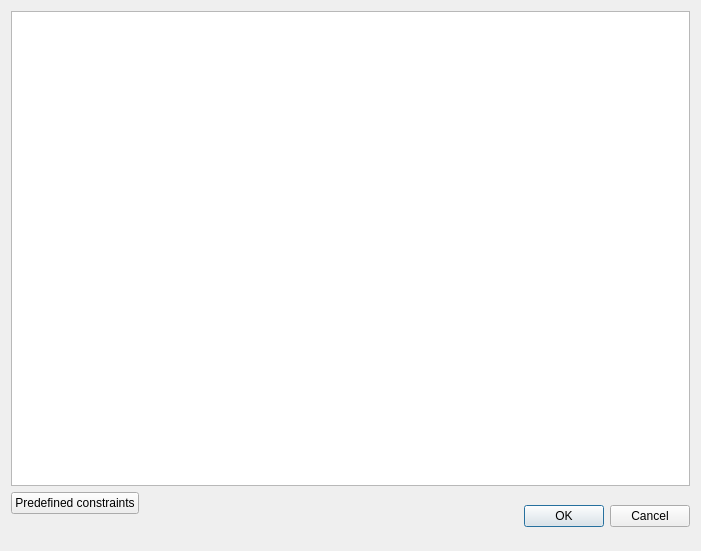
<?xml version="1.0" encoding="UTF-8"?>
<ui version="4.0">
 <class>IDAngrConstraintsDialog</class>
 <widget class="QDialog" name="IDAngrConstraintsDialog">
  <property name="geometry">
   <rect>
    <x>0</x>
    <y>0</y>
    <width>701</width>
    <height>551</height>
   </rect>
  </property>
  <property name="windowTitle">
   <string>Edit Constraints</string>
  </property>
  <layout class="QGridLayout" name="gridLayout">
   <item row="0" column="0">
    <widget class="QPlainTextEdit" name="constrEdit">
     <property name="enabled">
      <bool>true</bool>
     </property>
    </widget>
   </item>
   <item row="1" column="0">
    <layout class="QFormLayout" name="formLayout">
     <item row="0" column="0">
      <widget class="QPushButton" name="savedsBtn">
       <property name="enabled">
        <bool>true</bool>
       </property>
       <property name="text">
        <string>Predefined constraints</string>
       </property>
      </widget>
     </item>
     <item row="0" column="1">
      <widget class="QDialogButtonBox" name="buttonBox">
       <property name="minimumSize">
        <size>
         <width>0</width>
         <height>48</height>
        </size>
       </property>
       <property name="orientation">
        <enum>Qt::Horizontal</enum>
       </property>
       <property name="standardButtons">
        <set>QDialogButtonBox::Cancel|QDialogButtonBox::Ok</set>
       </property>
      </widget>
     </item>
    </layout>
   </item>
  </layout>
 </widget>
 <resources/>
 <connections>
  <connection>
   <sender>buttonBox</sender>
   <signal>accepted()</signal>
   <receiver>IDAngrConstraintsDialog</receiver>
   <slot>accept()</slot>
   <hints>
    <hint type="sourcelabel">
     <x>248</x>
     <y>254</y>
    </hint>
    <hint type="destinationlabel">
     <x>157</x>
     <y>274</y>
    </hint>
   </hints>
  </connection>
  <connection>
   <sender>buttonBox</sender>
   <signal>rejected()</signal>
   <receiver>IDAngrConstraintsDialog</receiver>
   <slot>reject()</slot>
   <hints>
    <hint type="sourcelabel">
     <x>316</x>
     <y>260</y>
    </hint>
    <hint type="destinationlabel">
     <x>286</x>
     <y>274</y>
    </hint>
   </hints>
  </connection>
 </connections>
</ui>
